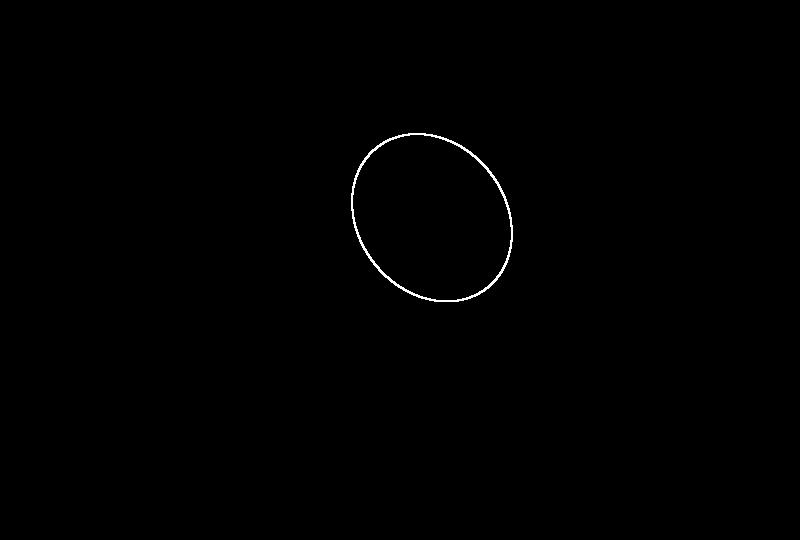
#> input picture data/training_set/10_2HC_Annotation.png, 800 x 540 px; its folder holds only this picture in this run
$ python prepare_masks.py
#> lines starting #> are read from the running program, lines starting #| are printed output that depends on the picture; after the words box and inside, x2 and y2 are one past the last pixel; in counts of white or black regions, pixels touching at a corner belong together
import os
import cv2
import numpy as np


DATA_DIR = "data/training_set"
OUTPUT_DIR = "data/filled_masks"

os.makedirs(OUTPUT_DIR, exist_ok=True)


annotation_files = [
    file for file in os.listdir(DATA_DIR)
    if file.endswith("_Annotation.png")
]


print(f"Found {len(annotation_files)} annotations")


for filename in annotation_files:

    input_path = os.path.join(
        DATA_DIR,
        filename
    )

    output_path = os.path.join(
        OUTPUT_DIR,
        filename
    )

    # Read annotation as grayscale
    mask = cv2.imread(
        input_path,
        cv2.IMREAD_GRAYSCALE
    )
#> mask: shape (540, 800); 0.3% white in thin lines or dots, all inside (x1, y1, x2, y2) = (351, 133, 513, 302)

    # Convert everything non-black to white
    _, binary = cv2.threshold(
        mask,
        1,
        255,
        cv2.THRESH_BINARY
    )

    # Find contours
    contours, _ = cv2.findContours(
        binary,
        cv2.RETR_EXTERNAL,
        cv2.CHAIN_APPROX_SIMPLE
    )
#> contours = 1 contour; box (x1, y1, x2, y2) and area: (351, 133, 513, 302) 21060

    # Empty black image
    filled_mask = np.zeros_like(binary)

    if len(contours) > 0:

        # Take largest contour
        largest_contour = max(
            contours,
            key=cv2.contourArea
        )
#> largest_contour = contour of 234 points, box (x1, y1, x2, y2) (351, 133, 513, 302), area 21060

        # Fill inside contour
        cv2.drawContours(
            filled_mask,
            [largest_contour],
            contourIdx=-1,
            color=255,
            thickness=cv2.FILLED
        )
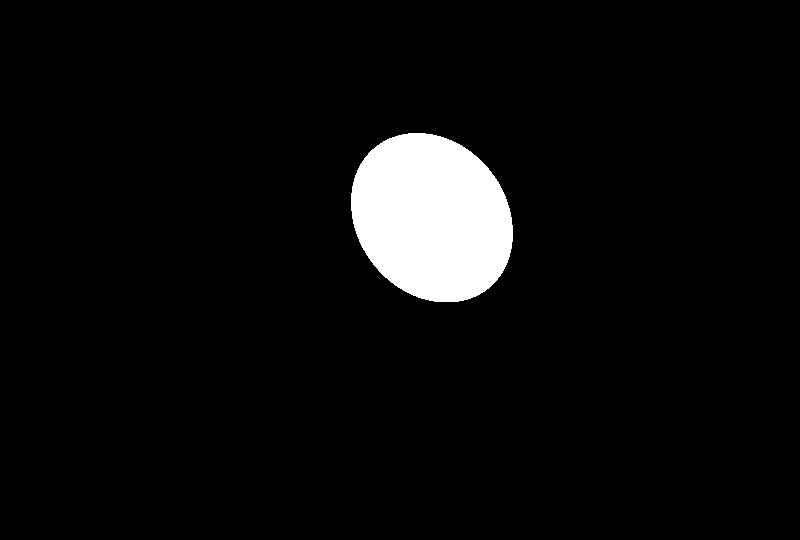
#> filled_mask: shape (540, 800); 4.9% white; 1 white region, box (x1, y1, x2, y2) and area: (351, 133, 513, 302) 21294

    cv2.imwrite(
        output_path,
        filled_mask
    )


print("Finished creating filled masks!")
print("Saved to:", OUTPUT_DIR)

$ run again, on data/training_set/135_HC_Annotation.png
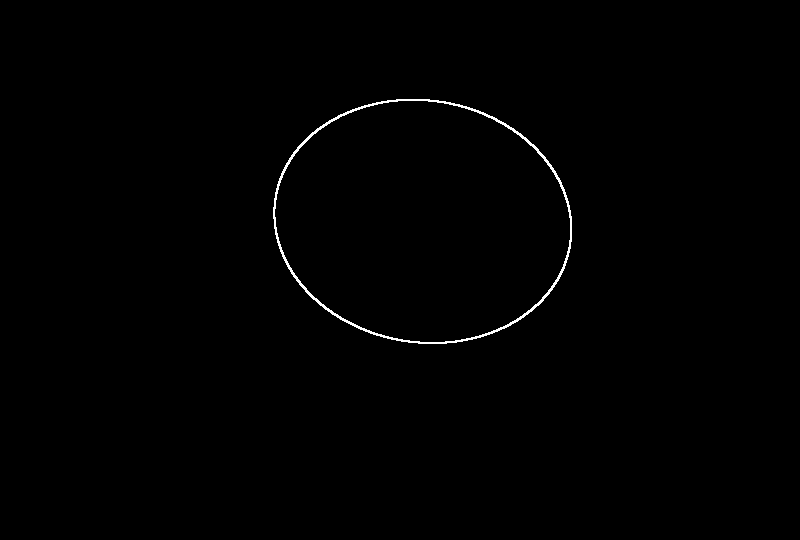
#> input picture data/training_set/135_HC_Annotation.png, 800 x 540 px
#> mask: shape (540, 800); 0.5% white in thin lines or dots, all inside (x1, y1, x2, y2) = (273, 99, 572, 344)
#> contours = 1 contour; box (x1, y1, x2, y2) and area: (273, 99, 572, 344) 57284
#> largest_contour = contour of 386 points, box (x1, y1, x2, y2) (273, 99, 572, 344), area 57284
#> `cv2.drawContours( filled_mask, [largest_contour], contourIdx=-1, color..`:
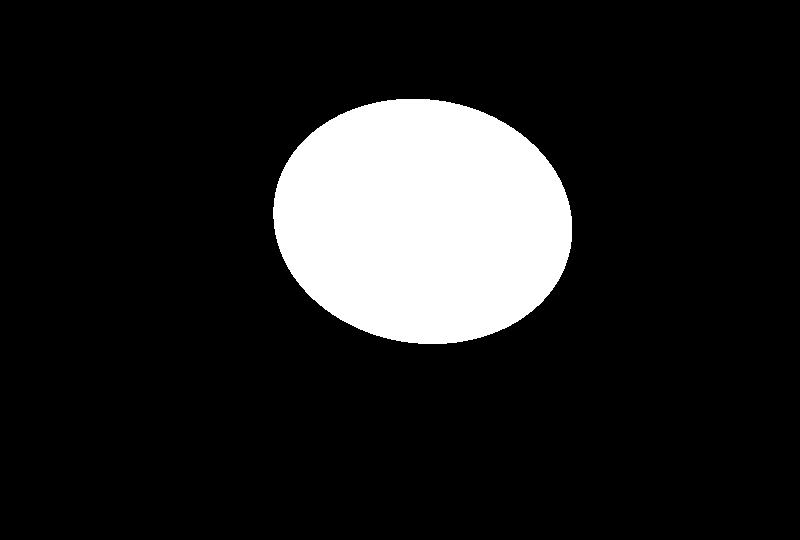
#> filled_mask: shape (540, 800); 13.4% white; 1 white region, box (x1, y1, x2, y2) and area: (273, 99, 572, 344) 57672

$ run again, on data/training_set/138_HC_Annotation.png
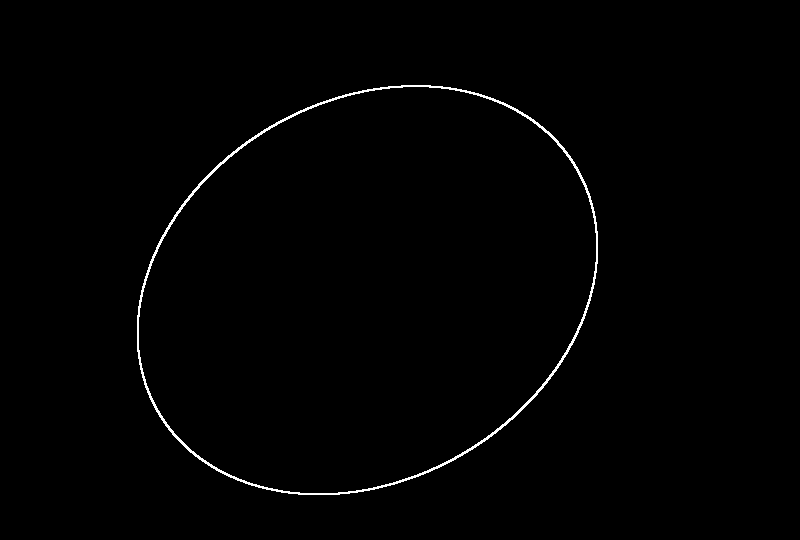
#> input picture data/training_set/138_HC_Annotation.png, 800 x 540 px
#> mask: shape (540, 800); 0.8% white in thin lines or dots, all inside (x1, y1, x2, y2) = (137, 85, 598, 495)
#> contours = 1 contour; box (x1, y1, x2, y2) and area: (137, 85, 598, 495) 145147
#> largest_contour = contour of 614 points, box (x1, y1, x2, y2) (137, 85, 598, 495), area 145147
#> `cv2.drawContours( filled_mask, [largest_contour], contourIdx=-1, color..`:
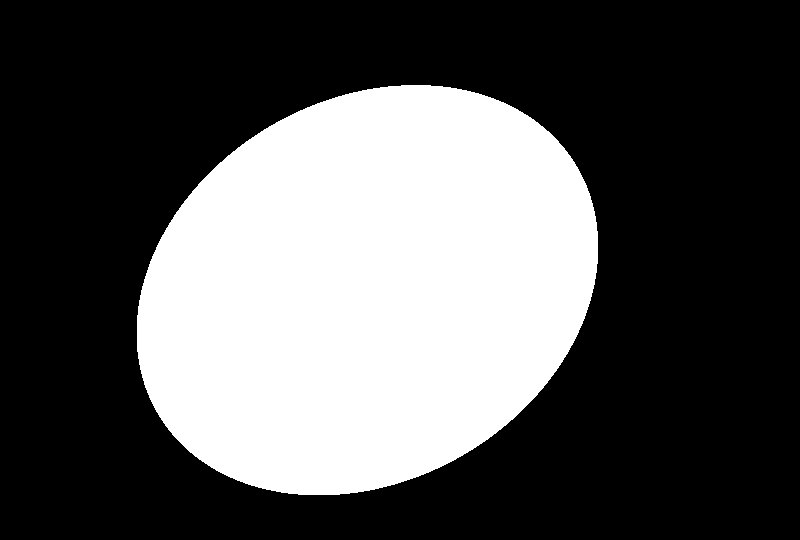
#> filled_mask: shape (540, 800); 33.7% white; 1 white region, box (x1, y1, x2, y2) and area: (137, 85, 598, 495) 145762

$ run again, on data/training_set/147_HC_Annotation.png
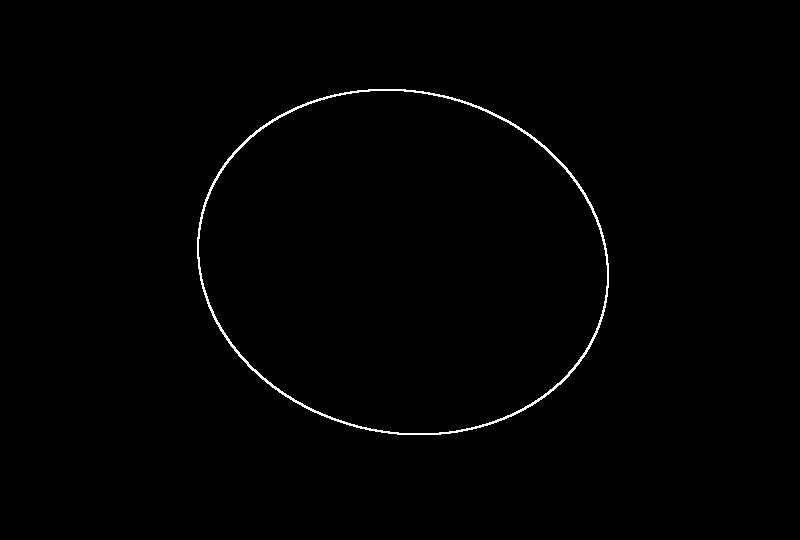
#> input picture data/training_set/147_HC_Annotation.png, 800 x 540 px
#> mask: shape (540, 800); 0.7% white in thin lines or dots, all inside (x1, y1, x2, y2) = (197, 89, 609, 435)
#> contours = 1 contour; box (x1, y1, x2, y2) and area: (197, 89, 609, 435) 111527
#> largest_contour = contour of 536 points, box (x1, y1, x2, y2) (197, 89, 609, 435), area 111527
#> `cv2.drawContours( filled_mask, [largest_contour], contourIdx=-1, color..`:
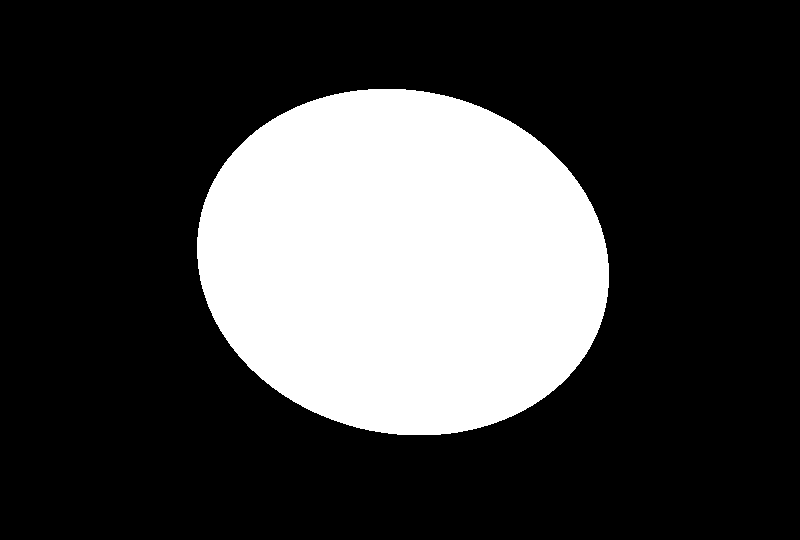
#> filled_mask: shape (540, 800); 25.9% white; 1 white region, box (x1, y1, x2, y2) and area: (197, 89, 609, 435) 112066

$ run again, on data/training_set/112_HC_Annotation.png
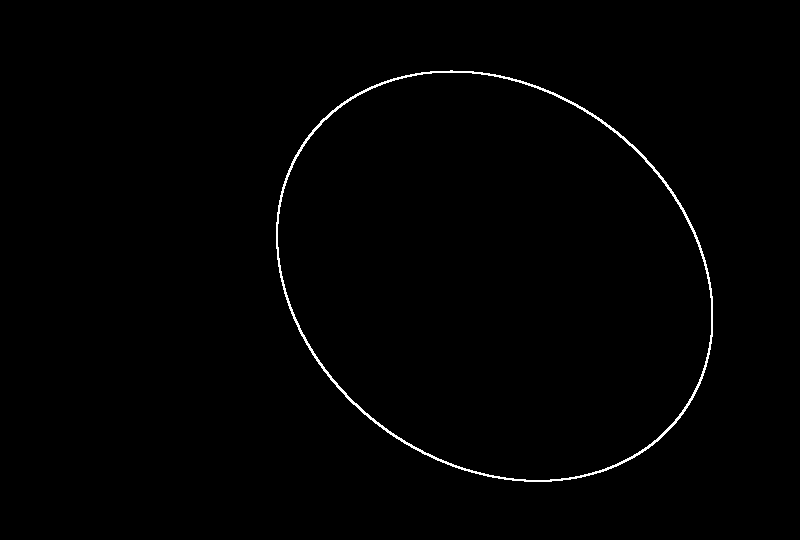
#> input picture data/training_set/112_HC_Annotation.png, 800 x 540 px
#> mask: shape (540, 800); 0.78% white in thin lines or dots, all inside (x1, y1, x2, y2) = (276, 70, 713, 482)
#> contours = 1 contour; box (x1, y1, x2, y2) and area: (276, 70, 713, 482) 138310
#> largest_contour = contour of 606 points, box (x1, y1, x2, y2) (276, 70, 713, 482), area 138310
#> `cv2.drawContours( filled_mask, [largest_contour], contourIdx=-1, color..`:
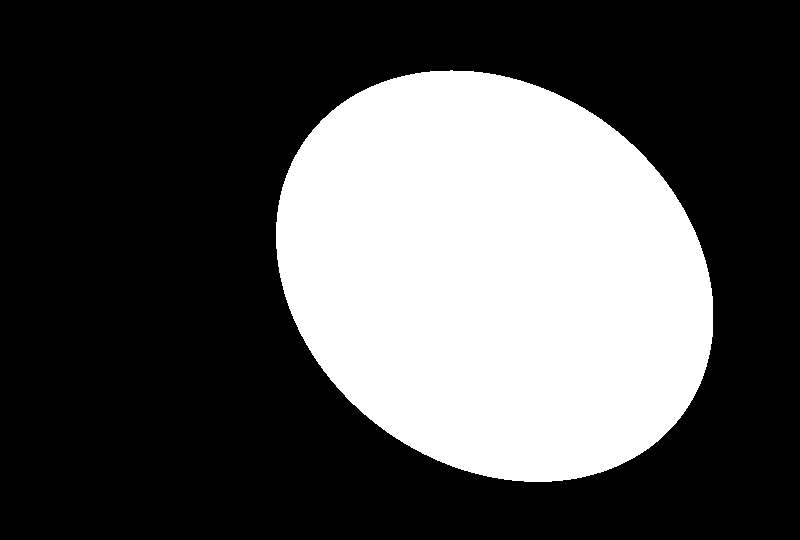
#> filled_mask: shape (540, 800); 32.2% white; 1 white region, box (x1, y1, x2, y2) and area: (276, 70, 713, 482) 138909
